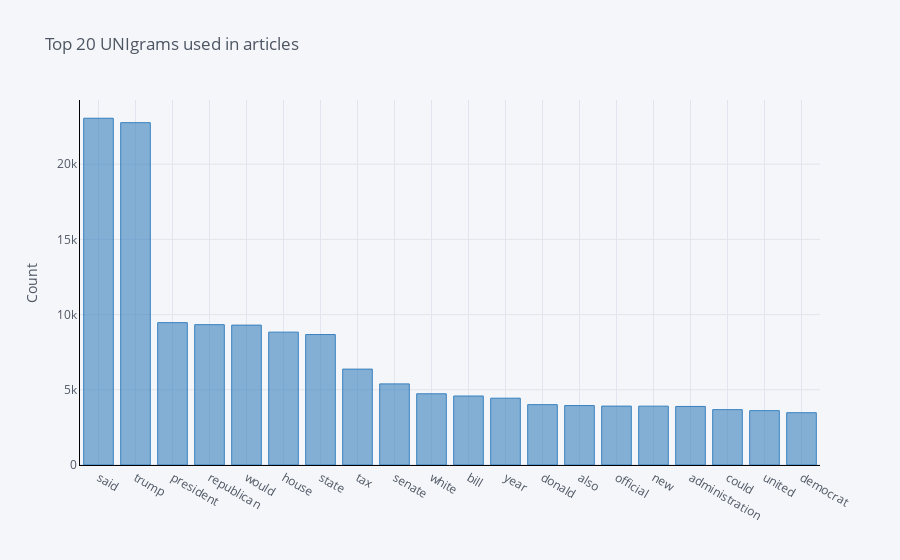

The notebook cell this image was saved under:
### Markdown cell above
## Count N_Grams

### Code cell
common_words = get_top_n_words(X.article, 20)
tmp = pd.DataFrame(common_words,columns=['word','count'])
tmp.groupby('word').sum()['count'].sort_values(ascending=False).iplot(
    kind='bar', yTitle='Count', linecolor='black', title='Top 20 UNIgrams used in articles',color='blue')
del tmp

### Figure 1 — Plotly figure (JSON) as saved in the notebook; plotly's stock layout.template omitted (floating-point values rounded to 4 significant figures)
{"data": [{"marker": {"color": "rgba(55, 128, 191, 0.6)", "line": {"color": "rgba(55, 128, 191, 1.0)", "width": 1}}, "name": "count", "orientation": "v", "text": "", "type": "bar", "x": ["said", "trump", "president", "republican", "would", "house", "state", "tax", "senate", "white", "bill", "year", "donald", "also", "official", "new", "administration", "could", "united", "democrat"], "y": [23054, 22760, 9464, 9330, 9300, 8833, 8673, 6375, 5393, 4735, 4586, 4442, 4013, 3951, 3915, 3913, 3893, 3681, 3614, 3478]}], "layout": {"legend": {"bgcolor": "#F5F6F9", "font": {"color": "#4D5663"}}, "paper_bgcolor": "#F5F6F9", "plot_bgcolor": "#F5F6F9", "title": {"font": {"color": "#4D5663"}, "text": "Top 20 UNIgrams used in articles"}, "xaxis": {"gridcolor": "#E1E5ED", "linecolor": "black", "showgrid": true, "tickfont": {"color": "#4D5663"}, "title": {"font": {"color": "#4D5663"}, "text": ""}, "zerolinecolor": "#E1E5ED"}, "yaxis": {"gridcolor": "#E1E5ED", "linecolor": "black", "showgrid": true, "tickfont": {"color": "#4D5663"}, "title": {"font": {"color": "#4D5663"}, "text": "Count"}, "zerolinecolor": "#E1E5ED"}}}
